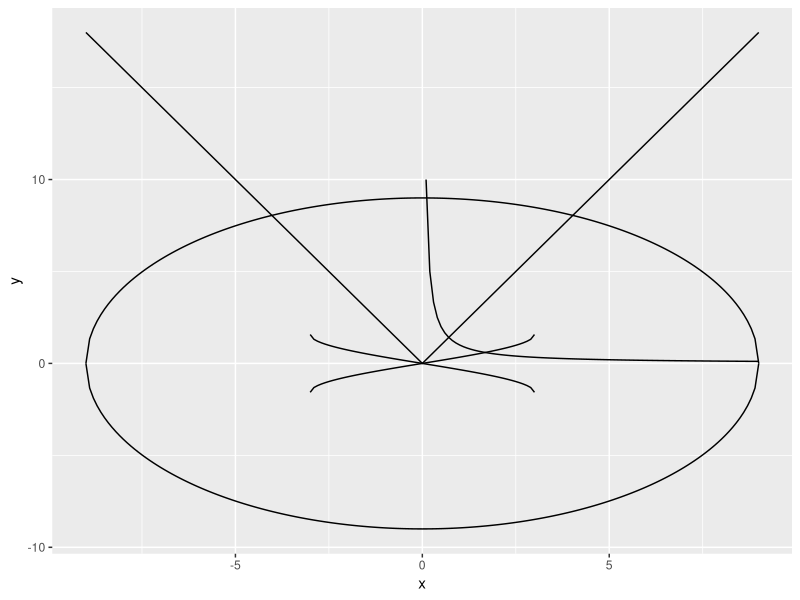

Here is the R script that generated this plot:
# Algebra
# Ser på om kurvene gir noe

library(tidyverse)

datas <- tibble::tibble(x = seq(-9, 9, by = 0.1), 
                y = 1 / x,
                y2 = abs(-2 * x),
                y3 = sqrt(9*9 - x^2),
                y4 = -sqrt(9*9 - x^2),
                #y5 = -3 * abs(sin(x)),
                y6 = asin(-x / 3),
                y7 = asin(x / 3)
                ) %>% 
  dplyr::mutate(y = dplyr::case_when(x <= 0 ~ NaN,
                                     TRUE ~ y),
                y6 = dplyr::case_when(x <= -pi ~ NaN,
                                      x >= pi ~ NaN,
                                      TRUE ~ y6),
                y7 = dplyr::case_when(x <= -pi ~ NaN,
                                      x >= pi ~ NaN,
                                      TRUE ~ y7)
                )

ggplot2::ggplot(datas) +
  geom_line(aes(x, y)) +
  geom_line(aes(x, y2)) +
  geom_line(aes(x, y3)) +
  geom_line(aes(x, y4)) +
  #geom_line(aes(x, y5)) +
  geom_line(aes(x, y6)) +
  geom_line(aes(x, y7))
  theme_minimal()
